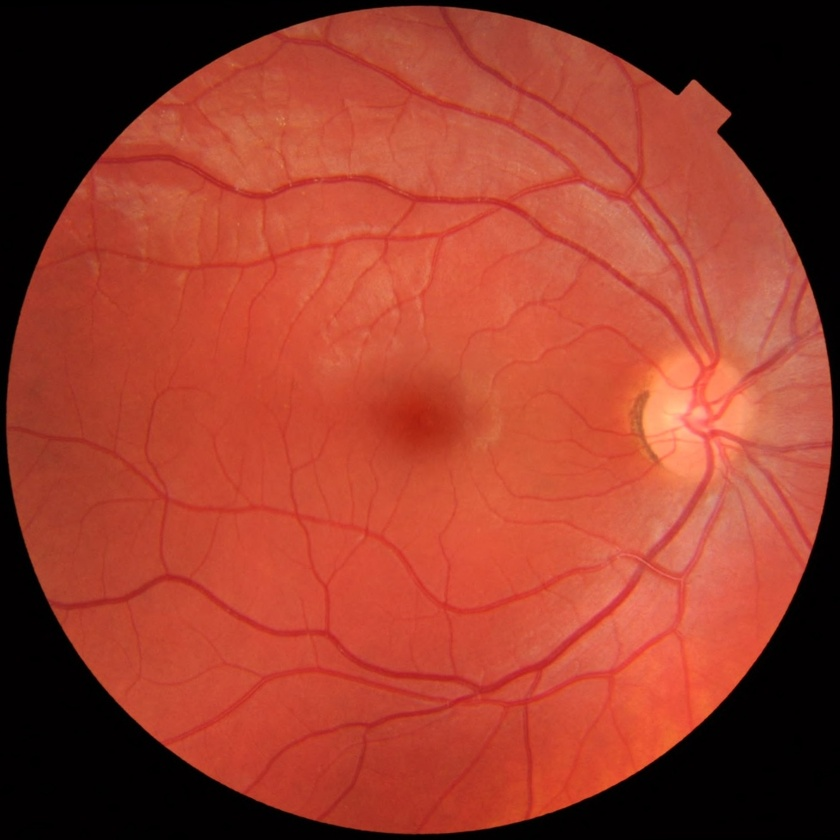
#> input picture Testcases/q2_input.jpg, 840 x 840 px, shrunk from 1411 x 1411 before the run
$ python q2.py
#> lines starting #> are read from the running program, lines starting #| are printed output that depends on the picture; after the words box and inside, x2 and y2 are one past the last pixel; in counts of white or black regions, pixels touching at a corner belong together
import numpy as np
from PIL import Image
import matplotlib.pyplot as plt
import os
def log(msg):
    print(msg, flush=True)
def save_image(img, path):
    Image.fromarray(img).save(path)
def mkdirs(paths):
    for p in paths:
        os.makedirs(p, exist_ok=True)
def create_disk_se(radius):
    y, x = np.ogrid[-radius:radius+1, -radius:radius+1]
    mask = (x**2 + y**2 <= radius**2)
    return mask.astype(np.uint8)
def stretch_contrast(img, low=2, high=98):
    p_low, p_high = np.percentile(img, (low, high))
    img = (img.astype(float) - p_low) / (p_high - p_low) * 255
    return np.clip(img, 0, 255).astype(np.uint8)
def _validate_and_broadcast(img, se):
    se = np.asarray(se)
    if se.dtype != bool:
        se = se != 0
    per_channel = False
    if img.ndim == se.ndim + 1:
        per_channel = True
    elif img.ndim != se.ndim:
        raise ValueError("footprint.ndim must equal img.ndim or img.ndim-1 for channel last images")
    return se, per_channel
def _pad_widths_for_footprint(se_shape):
    center = tuple(s // 2 for s in se_shape)
    pad = []
    for dim_len, c in zip(se_shape, center):
        pad_before = c
        pad_after = dim_len - c - 1
        pad.append((pad_before, pad_after))
    return tuple(pad), center
def _apply_offsets_min_or_max(padded, img_shape, pad_before, offsets, op='min'):
    views = []
    for off in offsets:
        sl = []
        for ax, o in enumerate(off):
            start = pad_before[ax] + o
            stop = start + img_shape[ax]
            sl.append(slice(start, stop))
        views.append(padded[tuple(sl)])
    stacked = np.stack(views, axis=0)
    if op == 'min':
        return stacked.min(axis=0)
    else:
        return stacked.max(axis=0)
def _morph_gray(img, se, operation='erosion'):
    img = np.asarray(img)
    se, per_channel = _validate_and_broadcast(img, se)
    if per_channel:
        channels = []
        for c in range(img.shape[-1]):
            channel = _morph_gray(img[..., c], se, operation=operation)
            channels.append(channel)
        return np.stack(channels, axis=-1)
    pad_widths, center = _pad_widths_for_footprint(se.shape)
    padded = np.pad(img, pad_width=pad_widths, mode='reflect')
    true_positions = np.argwhere(se)
    center_arr = np.array(center)
    offsets = [tuple(pos - center_arr) for pos in true_positions]
    if len(offsets) == 0:
        return img.copy()
    pad_before = [p[0] for p in pad_widths]
    if operation == 'erosion':
        res = _apply_offsets_min_or_max(padded, img.shape, pad_before, offsets, op='min')
    else:
        res = _apply_offsets_min_or_max(padded, img.shape, pad_before, offsets, op='max')
    return res.astype(img.dtype, copy=False)
def grayscale_erosion(img, se):
    return _morph_gray(img, se, operation='erosion')
def grayscale_dilation(img, se):
    return _morph_gray(img, se, operation='dilation')
def grayscale_opening(img, se):
    tmp = grayscale_erosion(img, se)
    return grayscale_dilation(tmp, se)
def grayscale_closing(img, se):
    tmp = grayscale_dilation(img, se)
    return grayscale_erosion(tmp, se)
def part_a(image, se_radius=7):
    log("======Part-A processing...======")
    se = create_disk_se(se_radius)
    eros = grayscale_erosion(image, se)
    dil = grayscale_dilation(image, se)
    opening = grayscale_opening(image, se)
    closing = grayscale_closing(image, se)
    outdir = "./Q2_Output/PartA"
    save_image(eros, f"{outdir}/erosion.png")
    save_image(dil, f"{outdir}/dilation.png")
    save_image(opening, f"{outdir}/opening.png")
    save_image(closing, f"{outdir}/closing.png")
    fig, axes = plt.subplots(1, 5, figsize=(15, 4))
    for ax, img_, t in zip(axes, [image, eros, dil, opening, closing], ["Orig", "Erosion", "Dilation", "Opening", "Closing"]):
        ax.imshow(img_, cmap="gray"); ax.set_title(t); ax.axis('off')
    plt.savefig(f"{outdir}/comparison.png"); plt.close()
    return opening, closing, se
def part_b(image, se_radius=15):
    log("======Part-B processing...======")
    se = create_disk_se(se_radius)
    closing = grayscale_closing(image, se)
    bh = closing.astype(np.int32) - image.astype(np.int32)
    bh = np.clip(bh, 0, 255).astype(np.uint8)
    stretched = stretch_contrast(bh, 1, 99)
    outdir = "./Q2_Output/PartB"
    save_image(bh, f"{outdir}/vessels_raw.png")
    save_image(stretched, f"{outdir}/vessels_contrast_stretch.png")
    fig, axes = plt.subplots(1, 3, figsize=(12, 5))
    for ax, img_, t in zip(axes, [image, bh, stretched], ["Orig", "Bottom-Hat", "Contrast"]):
        ax.imshow(img_, cmap="gray"); ax.set_title(t); ax.axis('off')
    plt.savefig(f"{outdir}/comparison.png"); plt.close()
    return stretched
def part_c(vessels_img, se_radius=2):
    log("======Part-C processing...======")
    se = create_disk_se(se_radius)
    gap_filled = grayscale_closing(vessels_img, se)
    gap_filled_stretch = stretch_contrast(gap_filled, 1, 99)
    outdir = "./Q2_Output/PartC"
    save_image(gap_filled, f"{outdir}/vessels_gap_filled.png")
    save_image(gap_filled_stretch, f"{outdir}/gap_filled_stretch.png")
    return gap_filled_stretch
def part_d(vessels_img, max_radius=20):
    log("======Part-D processing...======")
    radii = np.arange(0, max_radius+1)
    sums = []
    for r in radii:
        se = create_disk_se(r)
        opened = grayscale_opening(vessels_img, se)
        sums.append(np.sum(opened))
    sums = np.array(sums)
    pattern_spectrum = -np.diff(sums)
    fig, axes = plt.subplots(2, 1, figsize=(6, 8))
    axes[0].plot(radii, sums)
    axes[0].set_title("Sum after opening vs. SE radius")
    axes[0].set_xlabel("Radius (px)"); axes[0].set_ylabel("Sum")
    axes[1].plot(radii[1:], pattern_spectrum)
    axes[1].set_title("Pattern spectrum (thickness dist.)")
    axes[1].set_xlabel("Radius (px)"); axes[1].set_ylabel("Count");
    plt.tight_layout()
    plt.savefig("./Q2_Output/PartD/granulometry.png")
    plt.close()
    return pattern_spectrum
def main():
    mkdirs(['./Q2_Output', './Q2_Output/PartA', './Q2_Output/PartB', './Q2_Output/PartC', './Q2_Output/PartD'])
    image = np.array(Image.open("../Testcases/q2_input.jpg").convert('L'))
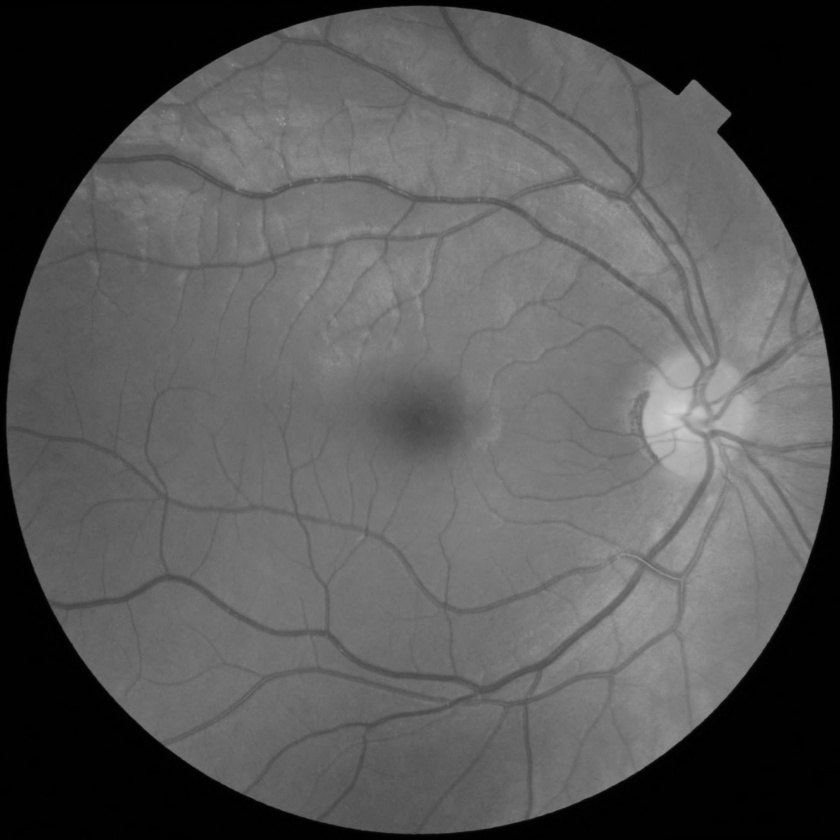
#> image: shape (840, 840); min 0, max 208, mean 87.1
    save_image(image, "./Q2_Output/original_image.png")
    opening, closing, se = part_a(image)
#> in _morph_gray, `se, per_channel = _validate_and_broadcast(img, se)`: per_channel = False
#> in _morph_gray, `true_positions = np.argwhere(se)`: true_positions = 149 pairs, first value 0 to 14, second value 0 to 14
#> in _morph_gray, `offsets = [tuple(pos - center_arr) for pos in true_positions]`: offsets = 149 pairs, first value -7 to 7, second value -7 to 7
#> the loop in _apply_offsets_min_or_max, `for off in offsets:` made 149 passes
#> off on passes 1 to 12: (-7, 0), (-6, -3), (-6, -2), (-6, -1), (-6, 0), (-6, 1), (-6, 2), (-6, 3), (-5, -4), (-5, -3), (-5, -2), (-5, -1)
#> after the loop in _apply_offsets_min_or_max, `for off in offsets:`: views = 149 items
#> the loop in _apply_offsets_min_or_max (call 2), `for off in offsets:` made 149 passes
#> the loop in part_a, `for ax, img_, t in zip(axes, [image, eros, dil, opening, closing], ["O..` made 5 passes
#> t on passes 1 to 5: 'Orig', 'Erosion', 'Dilation', 'Opening', 'Closing'
    vessels = part_b(image)
#> in _validate_and_broadcast (call 7), `se = np.asarray(se)`:
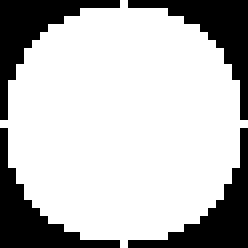
#> se: shape (31, 31) (shown 8 times larger); values 0 (black) and 1 (white), 73.8% white; 4 black regions, box (x1, y1, x2, y2) and area: (0, 0, 15, 15) 63, (16, 0, 31, 15) 63, (0, 16, 15, 31) 63, (16, 16, 31, 31) 63
#> the loop in _apply_offsets_min_or_max (call 7), `for off in offsets:` made 709 passes
#> off on passes 1 to 3: (-15, 0), (-14, -5), (-14, -4)
#> after the loop in _apply_offsets_min_or_max (call 7), `for off in offsets:`: views = 709 items
#> in _apply_offsets_min_or_max (call 7), `return stacked.max(axis=0)`:
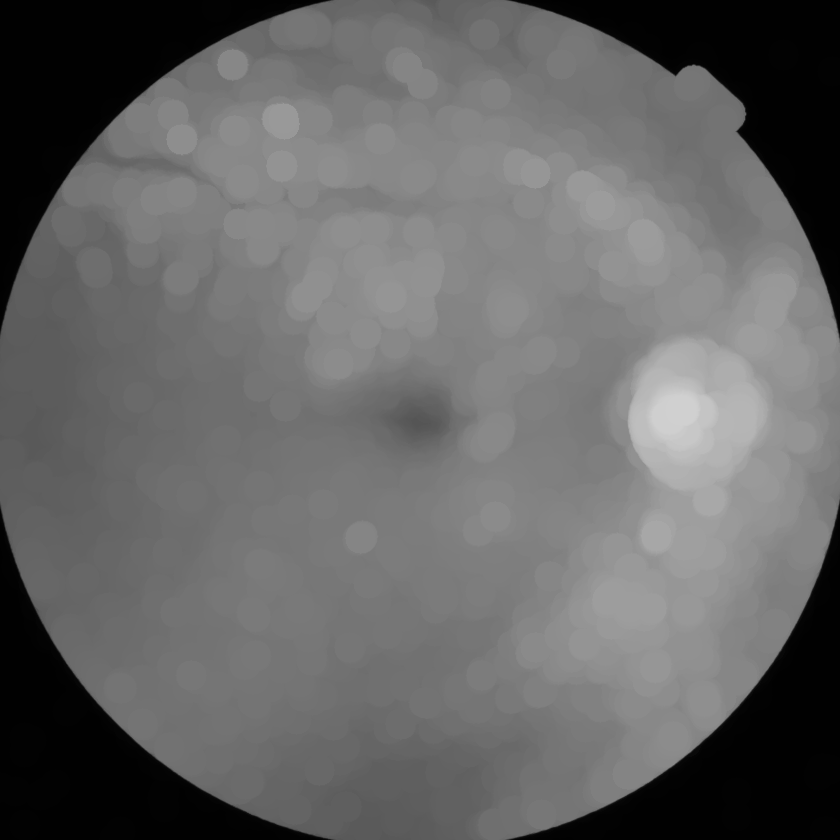
#> returned value: shape (840, 840); min 1, max 208, mean 101.8
#> in part_b, `bh = closing.astype(np.int32) - image.astype(np.int32)`:
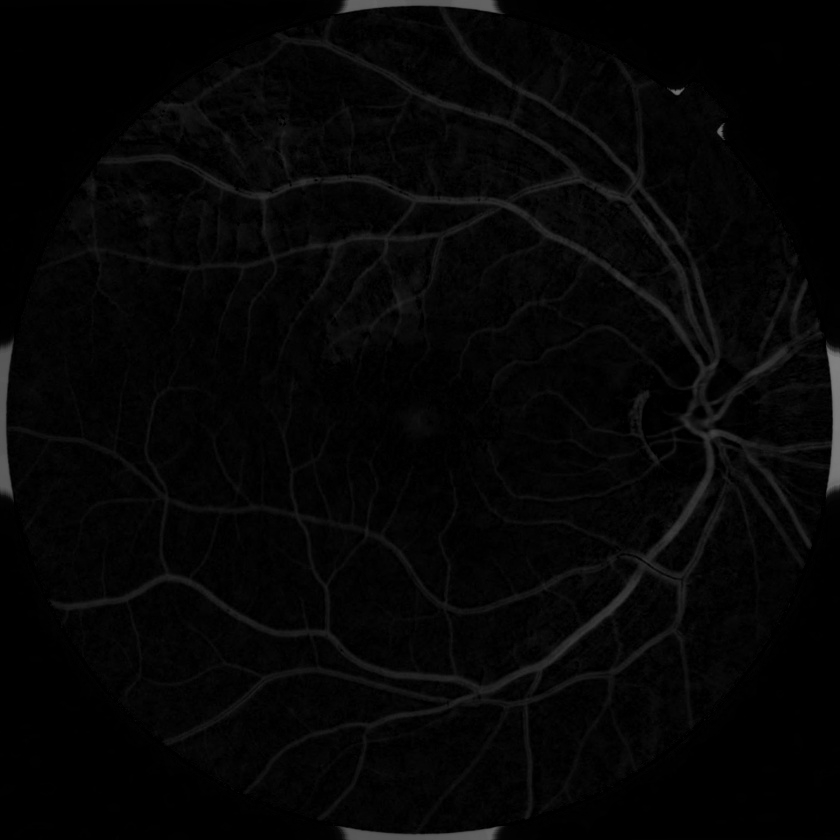
#> bh: shape (840, 840) int32; min 0, max 129, mean 5.5
#> in stretch_contrast, `p_low, p_high = np.percentile(img, (low, high))`: p_low = 0; p_high = 42
#> in stretch_contrast, `return np.clip(img, 0, 255).astype(np.uint8)`:
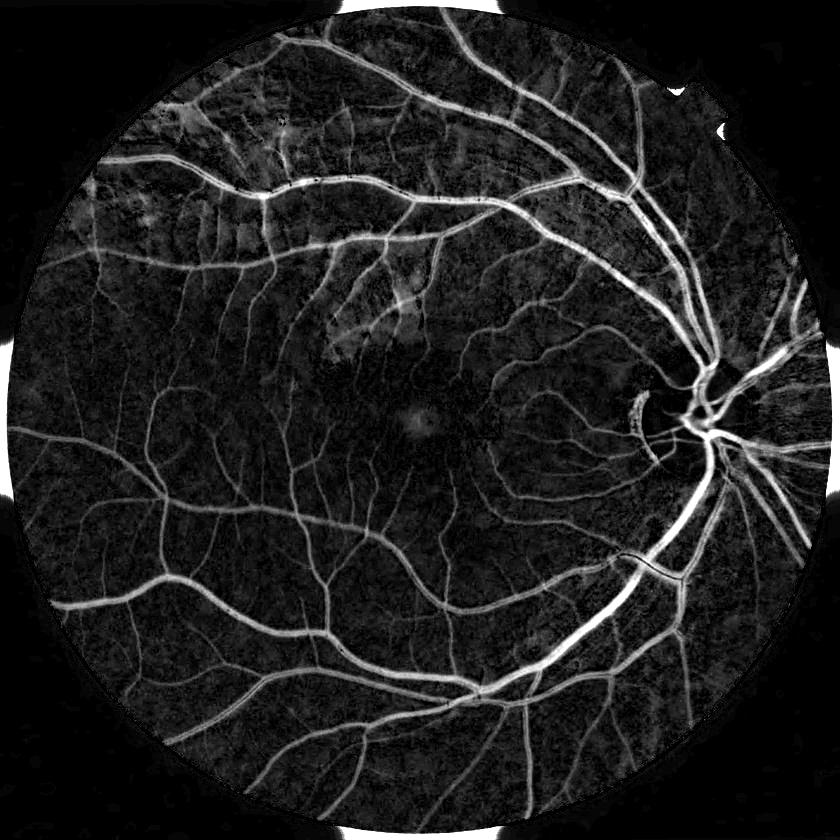
#> returned value: shape (840, 840); min 0, max 255, mean 30.8
#> the loop in part_b, `for ax, img_, t in zip(axes, [image, bh, stretched], ["Orig", "Bottom-..` made 3 passes
    vessels_filled = part_c(vessels)
#> in _morph_gray (call 9), `true_positions = np.argwhere(se)`: true_positions = 13 rows, first 8: [0, 2], [1, 1], [1, 2], [1, 3], [2, 0], [2, 1], [2, 2], [2, 3]
#> in _morph_gray (call 10), `padded = np.pad(img, pad_width=pad_widths, mode='reflect')`:
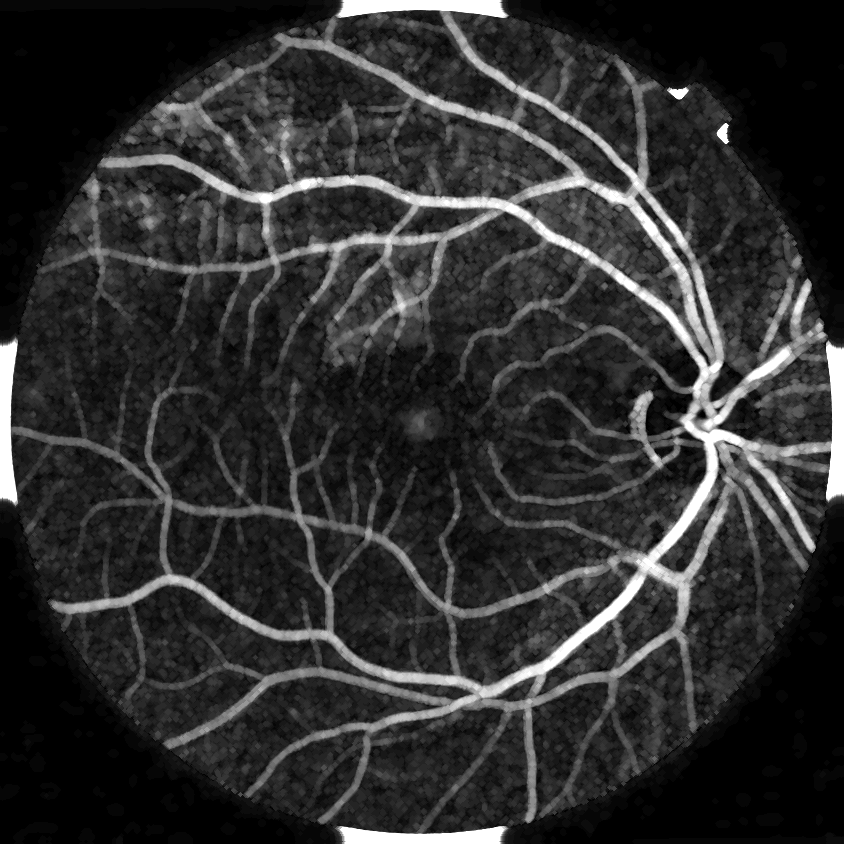
#> padded: shape (844, 844); min 0, max 255, mean 47.4
    pattern = part_d(vessels_filled)
#> the loop in part_d, `for r in radii:` made 21 passes
#> after the loop in part_d, `for r in radii:`: sums = [24844322, 24236831, 23187113, 21084169, 19314135, 17304620, 16252838, 15207002, 14070426, 13125746, 12196352, 11377112, 10671600, 10015740, 9560964, 9097488, 8722068, 8344188, 8087058, 7834098, 7578774]
#> in part_d, `sums = np.array(sums)`: sums = 21 values, max 24844322 at index 0, min 7578774 at index 20, mean 13910125.9
#> in part_d, `pattern_spectrum = -np.diff(sums)`: pattern_spectrum = 20 values, max 2102944 at index 2, min 252960 at index 18, mean 863277.4
#> in part_d, `plt.savefig("./Q2_Output/PartD/granulometry.png")`:
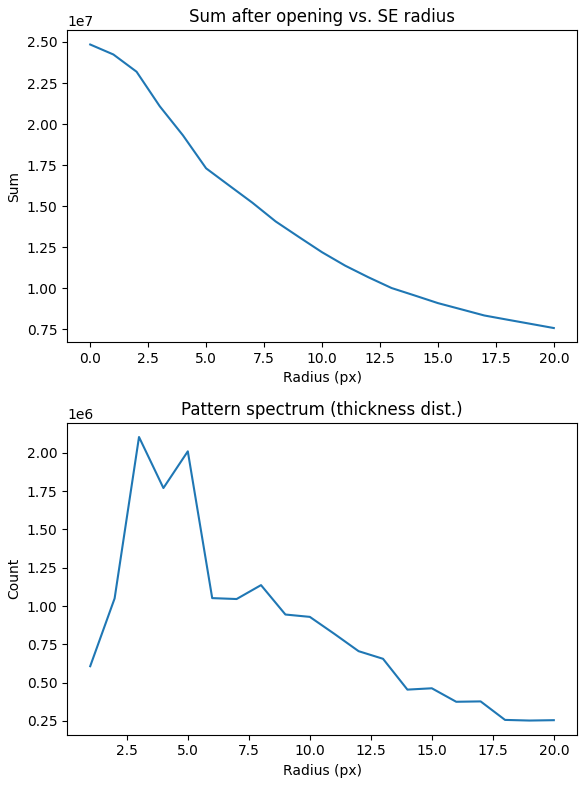
#> figure drawn by matplotlib, 2 panels; panel 1: curve peaks at x = 0, y = 24844322; panel 2: curve peaks at x = 3, y = 2102944
#> pattern has the same summary as pattern_spectrum in part_d
    log("Processing complete. See ./Q2_Output/")
if __name__ == '__main__':
    main()

$ run again, with Testcases/q3_input.tif saved as Testcases/q2_input.jpg
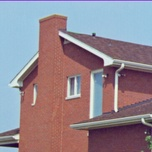
#> input picture Testcases/q3_input.tif, 152 x 152 px, shrunk from 256 x 256 before the run
#> per_channel = False
#> true_positions = 149 pairs, first value 0 to 14, second value 0 to 14
#> offsets = 149 pairs, first value -7 to 7, second value -7 to 7
#> the loop in _apply_offsets_min_or_max, `for off in offsets:` made 149 passes
#> off on passes 1 to 8: (-7, 0), (-6, -3), (-6, -2), (-6, -1), (-6, 0), (-6, 1), (-6, 2), (-6, 3)
#> after the loop in _apply_offsets_min_or_max, `for off in offsets:`: views = 149 items
#> the loop in _apply_offsets_min_or_max (call 2), `for off in offsets:` made 149 passes
#> the loop in part_a, `for ax, img_, t in zip(axes, [image, eros, dil, opening, closing], ["O..` made 5 passes
#> t on passes 1 to 5: 'Orig', 'Erosion', 'Dilation', 'Opening', 'Closing'
#> padded: shape (182, 182)
#> p_low = 0; p_high = 159
#> the loop in part_b, `for ax, img_, t in zip(axes, [image, bh, stretched], ["Orig", "Bottom-..` made 3 passes
#> padded: shape (156, 156)
#> true_positions = 13 rows, first 8: [0, 2], [1, 1], [1, 2], [1, 3], [2, 0], [2, 1], [2, 2], [2, 3]
#> the loop in _apply_offsets_min_or_max (call 10), `for off in offsets:` made 13 passes
#> off on passes 1 to 8: (-2, 0), (-1, -1), (-1, 0), (-1, 1), (0, -2), (0, -1), (0, 0), (0, 1)
#> in _apply_offsets_min_or_max (call 10), `return stacked.min(axis=0)`:
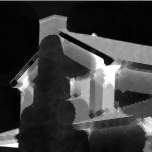
#> returned value: shape (152, 152); min 1, max 255, mean 59.4
#> the loop in part_d, `for r in radii:` made 21 passes
#> after the loop in part_d, `for r in radii:`: sums = [1311632, 1271261, 1243876, 1191340, 1150324, 1098517, 1044901, 981634, 886586, 782620, 664648, 631619, 596841, 546365, 523756, 495429, 473870, 454997, 427840, 389880, 369625]
#> in part_d, `sums = np.array(sums)`: sums = 21 values, max 1311632 at index 0, min 369625 at index 20, mean 787502.9
#> pattern_spectrum = 20 values, max 117972 at index 9, min 18873 at index 16, mean 47100.3
#> in part_d, `plt.savefig("./Q2_Output/PartD/granulometry.png")`:
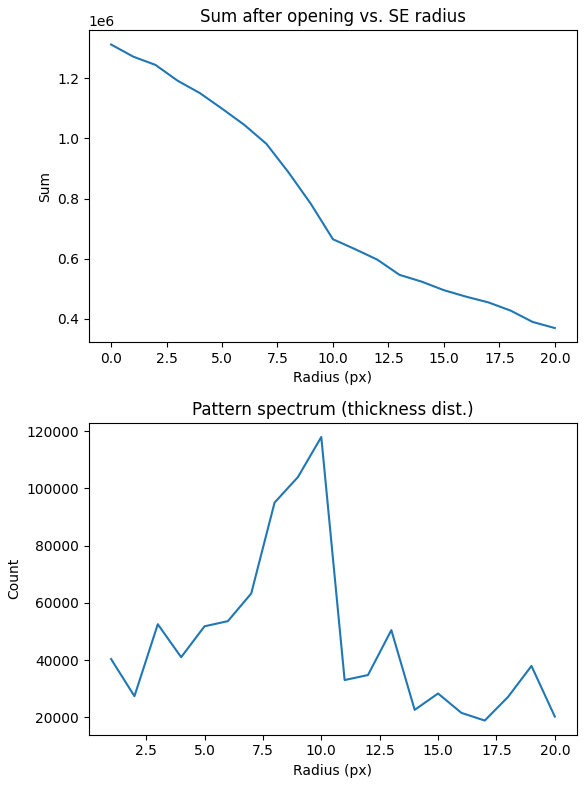
#> figure drawn by matplotlib, 2 panels; panel 1: curve peaks at x = 0, y = 1311632; panel 2: curve peaks at x = 10, y = 117972
#> pattern has the same summary as pattern_spectrum in part_d
